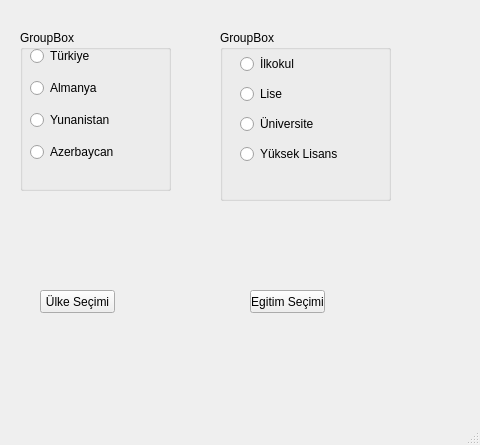
<?xml version="1.0" encoding="UTF-8"?>
<ui version="4.0">
 <class>MainWindow</class>
 <widget class="QMainWindow" name="MainWindow">
  <property name="geometry">
   <rect>
    <x>0</x>
    <y>0</y>
    <width>480</width>
    <height>445</height>
   </rect>
  </property>
  <property name="windowTitle">
   <string>MainWindow</string>
  </property>
  <widget class="QWidget" name="centralwidget">
   <widget class="QLabel" name="lblUlke">
    <property name="geometry">
     <rect>
      <x>30</x>
      <y>220</y>
      <width>101</width>
      <height>61</height>
     </rect>
    </property>
    <property name="text">
     <string/>
    </property>
   </widget>
   <widget class="QLabel" name="lblEgitim">
    <property name="geometry">
     <rect>
      <x>250</x>
      <y>210</y>
      <width>101</width>
      <height>61</height>
     </rect>
    </property>
    <property name="text">
     <string/>
    </property>
   </widget>
   <widget class="QPushButton" name="btnUlke">
    <property name="geometry">
     <rect>
      <x>40</x>
      <y>290</y>
      <width>75</width>
      <height>23</height>
     </rect>
    </property>
    <property name="text">
     <string>Ülke Seçimi</string>
    </property>
   </widget>
   <widget class="QPushButton" name="btnEgitim">
    <property name="geometry">
     <rect>
      <x>250</x>
      <y>290</y>
      <width>75</width>
      <height>23</height>
     </rect>
    </property>
    <property name="text">
     <string>Egitim Seçimi</string>
    </property>
   </widget>
   <widget class="QGroupBox" name="groupBoxUlke">
    <property name="geometry">
     <rect>
      <x>20</x>
      <y>30</y>
      <width>151</width>
      <height>161</height>
     </rect>
    </property>
    <property name="title">
     <string>GroupBox</string>
    </property>
    <widget class="QWidget" name="gridLayoutWidget">
     <property name="geometry">
      <rect>
       <x>10</x>
       <y>10</y>
       <width>131</width>
       <height>131</height>
      </rect>
     </property>
     <layout class="QGridLayout" name="gridLayoutUlke">
      <item row="4" column="0">
       <widget class="QRadioButton" name="radioAzerbaycan">
        <property name="text">
         <string>Azerbaycan</string>
        </property>
       </widget>
      </item>
      <item row="2" column="0">
       <widget class="QRadioButton" name="radioAlmanya">
        <property name="text">
         <string>Almanya</string>
        </property>
       </widget>
      </item>
      <item row="3" column="0">
       <widget class="QRadioButton" name="radioYunanistan">
        <property name="text">
         <string>Yunanistan</string>
        </property>
       </widget>
      </item>
      <item row="1" column="0">
       <widget class="QRadioButton" name="radioTurkiye">
        <property name="text">
         <string>Türkiye</string>
        </property>
       </widget>
      </item>
     </layout>
    </widget>
   </widget>
   <widget class="QGroupBox" name="groupBoxEgitim">
    <property name="geometry">
     <rect>
      <x>220</x>
      <y>30</y>
      <width>171</width>
      <height>171</height>
     </rect>
    </property>
    <property name="title">
     <string>GroupBox</string>
    </property>
    <widget class="QWidget" name="gridLayoutWidget_2">
     <property name="geometry">
      <rect>
       <x>20</x>
       <y>20</y>
       <width>131</width>
       <height>121</height>
      </rect>
     </property>
     <layout class="QGridLayout" name="gridLayoutEgitim">
      <item row="1" column="0">
       <widget class="QRadioButton" name="radioLise">
        <property name="text">
         <string>Lise</string>
        </property>
       </widget>
      </item>
      <item row="2" column="0">
       <widget class="QRadioButton" name="radioUniversite">
        <property name="text">
         <string>Üniversite</string>
        </property>
       </widget>
      </item>
      <item row="0" column="0">
       <widget class="QRadioButton" name="radioIlkokul">
        <property name="text">
         <string>İlkokul</string>
        </property>
       </widget>
      </item>
      <item row="3" column="0">
       <widget class="QRadioButton" name="radioYuksekLisans">
        <property name="text">
         <string>Yüksek Lisans</string>
        </property>
       </widget>
      </item>
     </layout>
    </widget>
   </widget>
  </widget>
  <widget class="QMenuBar" name="menubar">
   <property name="geometry">
    <rect>
     <x>0</x>
     <y>0</y>
     <width>480</width>
     <height>21</height>
    </rect>
   </property>
  </widget>
  <widget class="QStatusBar" name="statusbar"/>
 </widget>
 <resources/>
 <connections/>
</ui>
